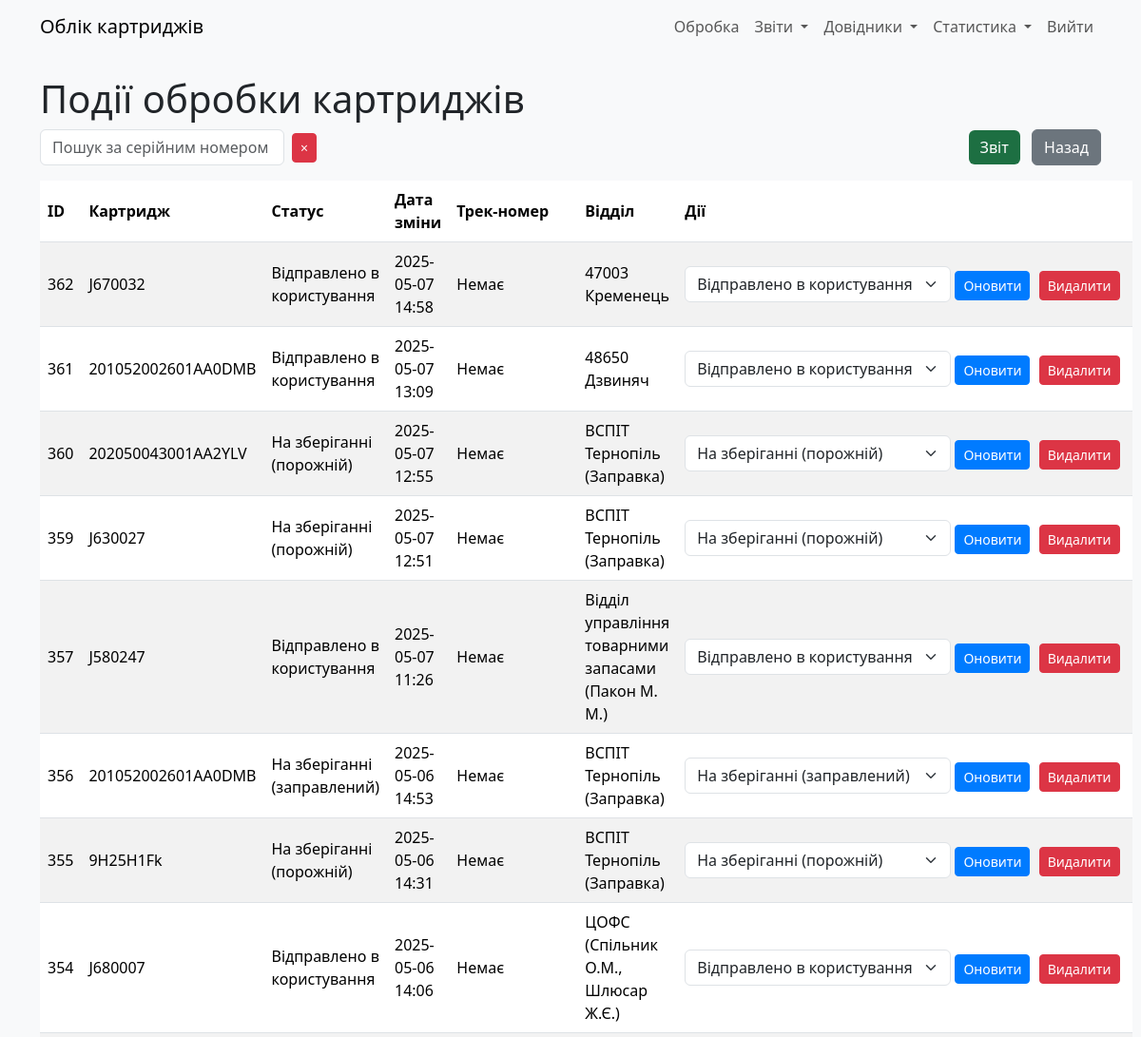
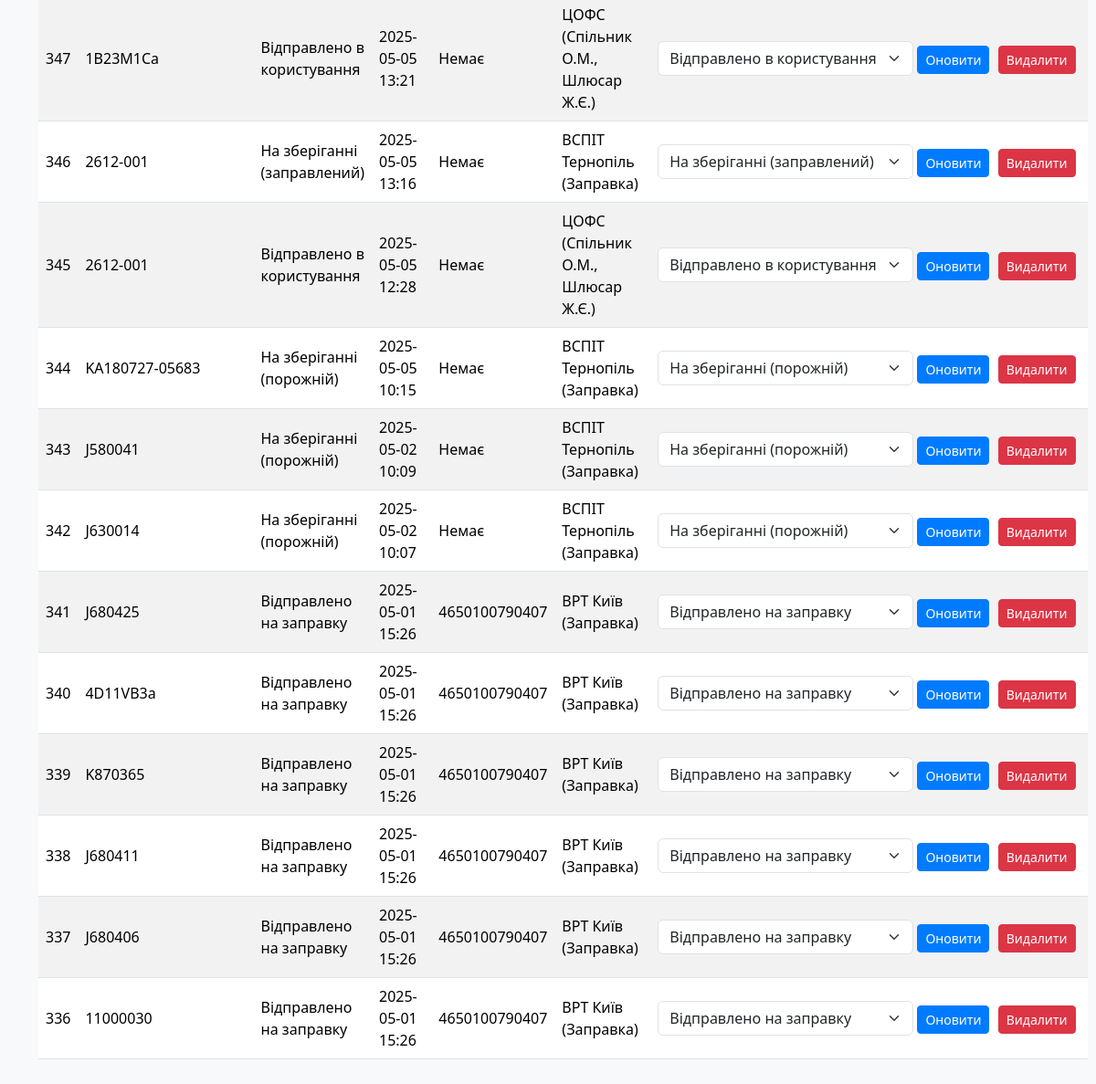
The app's page /cartridge_status (signed in), older data (2 pictures, top to bottom).
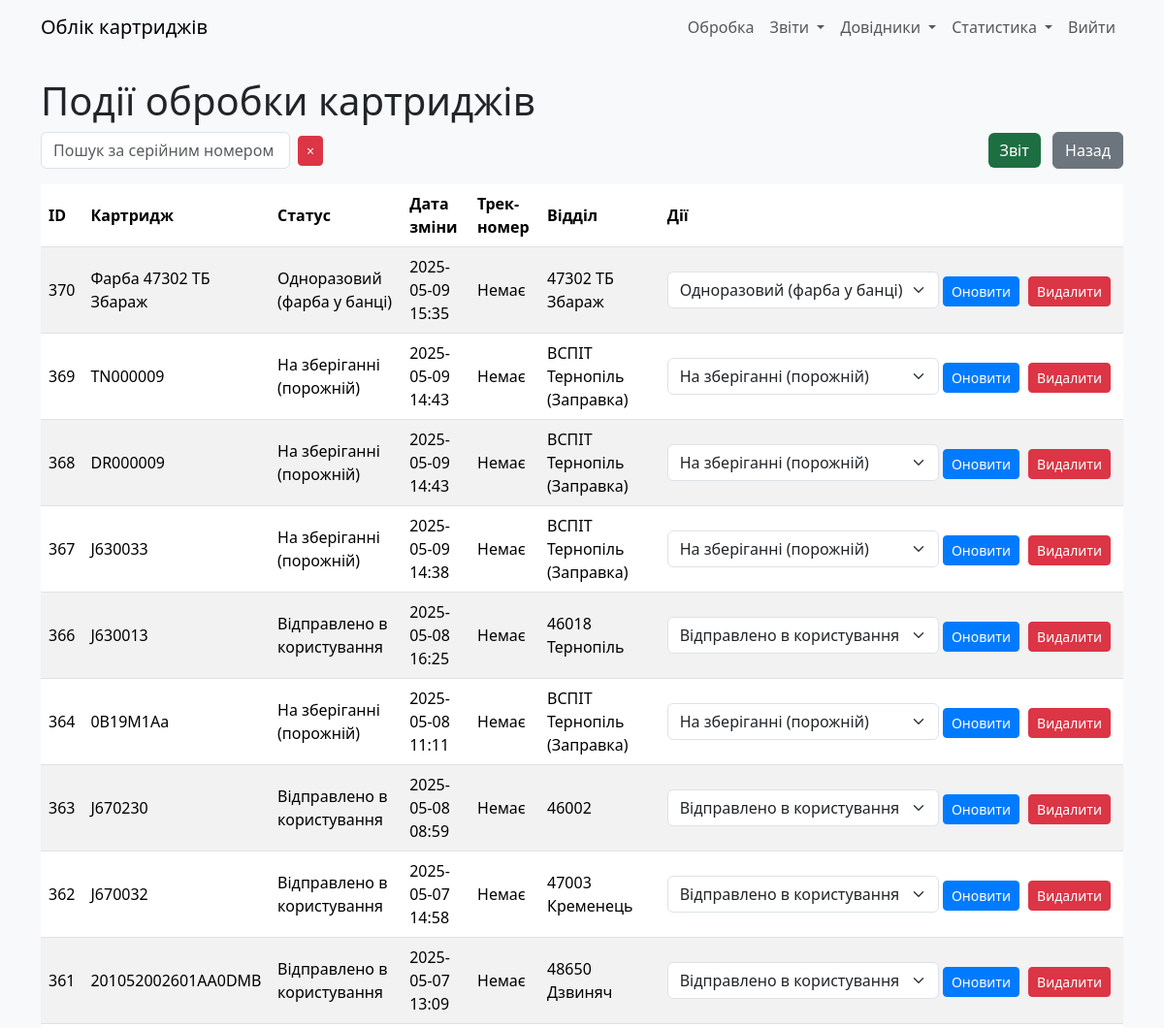
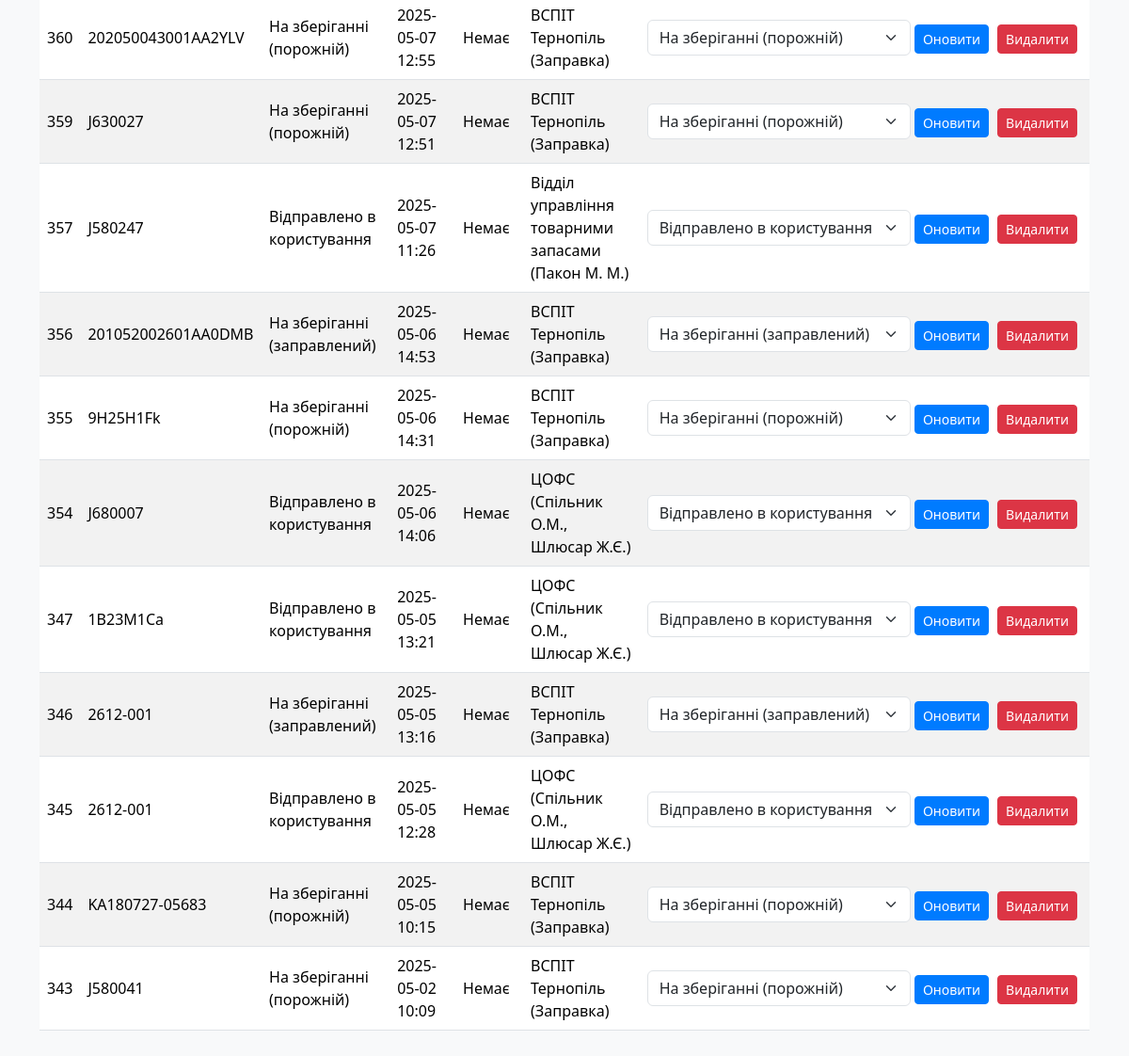
The same page, newer data (2 pictures, top to bottom).
### models.py (models this page shows)
class CartridgeStatus(db.Model):
    __tablename__ = "cartrg_status"
    id: Mapped[int] = mapped_column(primary_key=True)
    cartridge_id = mapped_column(ForeignKey(Cartridges.id))
    status: Mapped[int] = mapped_column(Integer, server_default=literal(0))
    date_ofchange: Mapped[DateTime] = mapped_column(DateTime, server_default=func.now())
    parcel_track: Mapped[str] = mapped_column(String(13), nullable=True)
    exec_dept: Mapped[int] = mapped_column(ForeignKey(RefillDept.id))
    user_updated: Mapped[int] = mapped_column(ForeignKey(User.id))
    time_updated: Mapped[DateTime] = mapped_column(DateTime, server_default=func.now())
    __table_args__ = (
        Index('idx_cartridge_date', 'cartridge_id', 'date_ofchange'),  # Композитний індекс
        Index('idx_status', 'status'),                                 # Окремий індекс для status
        Index('idx_exec_dept', 'exec_dept'),                           # Окремий індекс для exec_dept
    )

class Cartridges(db.Model):
    __tablename__ = "cartridges"
    id: Mapped[int] = mapped_column(primary_key=True)
    serial_num: Mapped[str] = mapped_column(String(255), server_default="N/A")
    in_printer: Mapped[int] = mapped_column(ForeignKey(CustomerEquipment.id), nullable=True)
    cartridge_model: Mapped[str] = mapped_column(String(255), nullable=True)  # Текстове поле
    cartrg_model_id: Mapped[int] = mapped_column(ForeignKey(CartridgeModel.id), default=1)
    user_updated: Mapped[int] = mapped_column(ForeignKey(User.id))
    time_updated: Mapped[DateTime] = mapped_column(DateTime, server_default=func.now())
    curr_status: Mapped[int] = mapped_column(Integer, nullable=False, default=0)
    curr_dept: Mapped[int] = mapped_column(Integer, nullable=False, default=0)
    curr_parcel_track: Mapped[str] = mapped_column(String(13), nullable=True)

class RefillDept(db.Model):
    __tablename__ = "refill_dept"
    id: Mapped[int] = mapped_column(primary_key=True)
    deptname: Mapped[str] = mapped_column(String(30))
    addr1: Mapped[str] = mapped_column(String(255))
    addr2: Mapped[str] = mapped_column(String(255))
    addr3: Mapped[str] = mapped_column(String(255))
    addr4: Mapped[str] = mapped_column(String(255))
    addr5: Mapped[str] = mapped_column(String(255))
    is_exec: Mapped[int] = mapped_column(Integer, server_default=literal(0))
    user_updated: Mapped[int] = mapped_column(ForeignKey(User.id))
    time_updated: Mapped[DateTime] = mapped_column(DateTime, server_default=func.now())

### app.py (the view)
    def wrapper(*args, **kwargs):
        if current_user.role != 'admin':
            abort(403)
        return f(*args, **kwargs)

### app.py (called while the page is built)
@login_manager.user_loader
def load_user(user_id):
    return User.query.get(int(user_id))

def admin_required(f):
    def wrapper(*args, **kwargs):
        if current_user.role != 'admin':
            abort(403)
        return f(*args, **kwargs)
    wrapper.__name__ = f.__name__
    return wrapper

### templates/cartridge_status.html (shortened to what this page needs)
{% extends "base.html" %}
{% block content %}
    <h1>Події обробки картриджів</h1>
    <div class="mb-3 d-flex justify-content-between align-items-center">
        <div class="d-flex align-items-center">
            <input type="text" id="search" class="form-control" placeholder="Пошук за серійним номером" value="{{ search|escape }}" style="max-width: 400px;">
            <button id="clear-search" class="btn btn-danger btn-sm ms-2" title="Очистити пошук">
                <span>×</span>
            </button>
        </div>
        <div>
            <a href="{{ url_for('export_cartridge_events') }}" class="btn btn-excel me-2">Звіт</a>
            <a href="{{ url_for('index') }}" class="btn btn-secondary">Назад</a>
        </div>
    </div>
    <table class="table table-striped" id="status-table">
        <thead>
            <tr>
                <th>ID</th>
                <th>Картридж</th>
                <th>Статус</th>
                <th>Дата зміни</th>
                <th>Трек-номер</th>
                <th>Відділ</th>
                <th>Дії</th>
            </tr>
        </thead>
        <tbody id="status-table-body">
            {% for status, serial_num, deptname in statuses %}
            <tr>
                <td>{{ status.id }}</td>
                <td>{{ serial_num }}</td>
                <td>{{ {0: 'Не вказано', 1: 'На зберіганні (порожній)', 2: 'Відправлено в користування', 3: 'Відправлено на заправку', 4: 'Непридатний (списаний)', 5: 'Одноразовий (фарба у банці)', 6: 'На зберіганні (заправлений)'}[status.status] }}</td>
                <td>{{ status.date_ofchange.strftime('%Y-%m-%d %H:%M') }}</td>
                <td>{{ status.parcel_track or 'Немає' }}</td>
                <td>{{ deptname }}</td>
                <td class="actions-column">
                    <form action="{{ url_for('update_status', status_id=status.id) }}" method="POST" class="d-inline">
                        <select name="status" class="form-select d-inline w-auto">
                            <option value="1" {% if status.status == 1 %}selected{% endif %}>На зберіганні (порожній)</option>
                            <option value="2" {% if status.status == 2 %}selected{% endif %}>Відправлено в користування</option>
                            <option value="3" {% if status.status == 3 %}selected{% endif %}>Відправлено на заправку</option>
                            <option value="5" {% if status.status == 5 %}selected{% endif %}>Одноразовий (фарба у банці)</option>
                            <option value="6" {% if status.status == 6 %}selected{% endif %}>На зберіганні (заправлений)</option>
                        </select>
                        <button type="submit" class="btn btn-primary btn-sm">Оновити</button>
                    </form>
                    <form action="{{ url_for('delete_status', status_id=status.id) }}" method="POST" class="d-inline" onsubmit="return confirm('Ви впевнені, що хочете видалити цей статус?');">
                        <button type="submit" class="btn btn-danger btn-sm">Видалити</button>
                    </form>
                </td>
            </tr>
            {% endfor %}
        </tbody>
    </table>
{% endblock %}

Row changes from the older to the newer data that the page shows:
no longer on this page (row unchanged): CartridgeStatus: id "342", serial_num "J630014", status "На зберіганні (порожній)", date_ofchange "2025-05-02 10:07", parcel_track "Немає", deptname "ВСПІТ Тернопіль (Заправка)"
no longer on this page (row unchanged): CartridgeStatus: id "341", serial_num "J680425", status "Відправлено на заправку", date_ofchange "2025-05-01 15:26", parcel_track "4650100790407", deptname "ВРТ Київ (Заправка)"
no longer on this page (row unchanged): CartridgeStatus: id "340", serial_num "4D11VB3a", status "Відправлено на заправку", date_ofchange "2025-05-01 15:26", parcel_track "4650100790407", deptname "ВРТ Київ (Заправка)"
no longer on this page (row unchanged): CartridgeStatus: id "339", serial_num "K870365", status "Відправлено на заправку", date_ofchange "2025-05-01 15:26", parcel_track "4650100790407", deptname "ВРТ Київ (Заправка)"
no longer on this page (row unchanged): CartridgeStatus: id "338", serial_num "J680411", status "Відправлено на заправку", date_ofchange "2025-05-01 15:26", parcel_track "4650100790407", deptname "ВРТ Київ (Заправка)"
no longer on this page (row unchanged): CartridgeStatus: id "337", serial_num "J680406", status "Відправлено на заправку", date_ofchange "2025-05-01 15:26", parcel_track "4650100790407", deptname "ВРТ Київ (Заправка)"
no longer on this page (row unchanged): CartridgeStatus: id "336", serial_num "11000030", status "Відправлено на заправку", date_ofchange "2025-05-01 15:26", parcel_track "4650100790407", deptname "ВРТ Київ (Заправка)"
added CartridgeStatus: id "370", serial_num "Фарба 47302 ТБ Збараж", status "Одноразовий (фарба у банці)", date_ofchange "2025-05-09 15:35", parcel_track "Немає", deptname "47302 ТБ Збараж"
added CartridgeStatus: id "369", serial_num "TN000009", status "На зберіганні (порожній)", date_ofchange "2025-05-09 14:43", parcel_track "Немає", deptname "ВСПІТ Тернопіль (Заправка)"
added CartridgeStatus: id "368", serial_num "DR000009", status "На зберіганні (порожній)", date_ofchange "2025-05-09 14:43", parcel_track "Немає", deptname "ВСПІТ Тернопіль (Заправка)"
added CartridgeStatus: id "367", serial_num "J630033", status "На зберіганні (порожній)", date_ofchange "2025-05-09 14:38", parcel_track "Немає", deptname "ВСПІТ Тернопіль (Заправка)"
added CartridgeStatus: id "366", serial_num "J630013", status "Відправлено в користування", date_ofchange "2025-05-08 16:25", parcel_track "Немає", deptname "46018 Тернопіль"
added CartridgeStatus: id "364", serial_num "0B19M1Aa", status "На зберіганні (порожній)", date_ofchange "2025-05-08 11:11", parcel_track "Немає", deptname "ВСПІТ Тернопіль (Заправка)"
added CartridgeStatus: id "363", serial_num "J670230", status "Відправлено в користування", date_ofchange "2025-05-08 08:59", parcel_track "Немає", deptname "46002"
